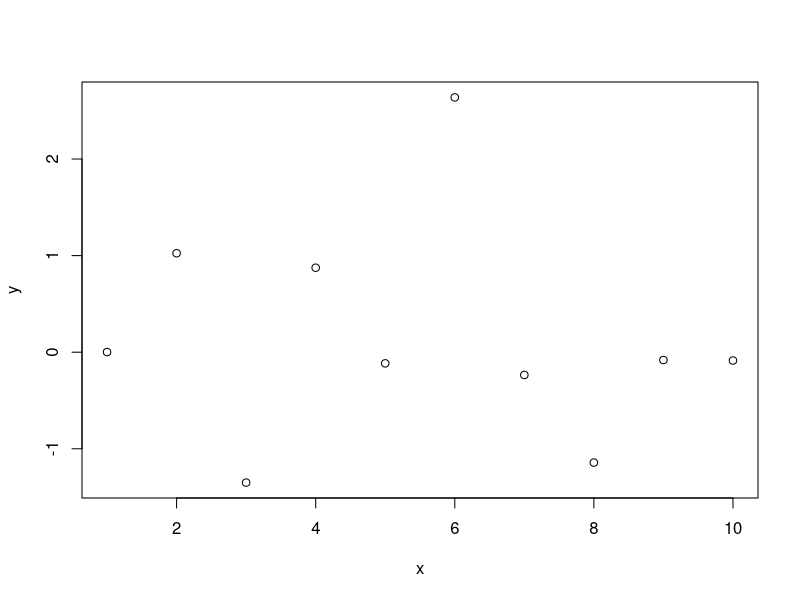

Source code (R):
x<-seq(1,10)
y<-rnorm(10)
plot(y~x)
#after plotting calculate a linear model
m_1<-lm(y~x)
summary(m_1)

x<-1+5

y<-c("Wow ich benutze github")

